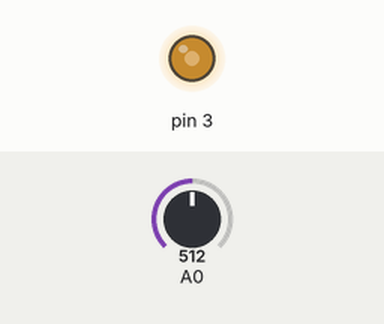
Recording of a sketch running on a simulated Arduino Uno, built with avr-gcc and run on an emulated ATmega328P. Shown: output pins drawn as LEDs (lit = HIGH). The test bench sets the inputs (shaded band); at power-on: A0 = 512.

Above: at 1.2 s.
1.3 s: A0 set to 716
At 2.0 s:
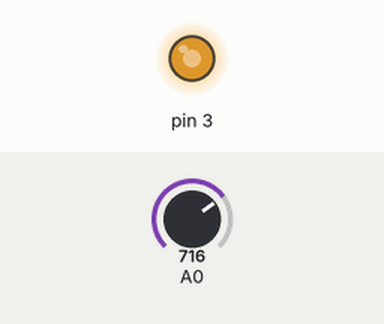
2.8 s: A0 set to 900
At 3.2 s:
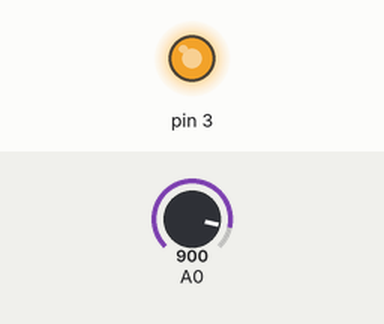
4.3 s: A0 set to 122
At 5.5 s:
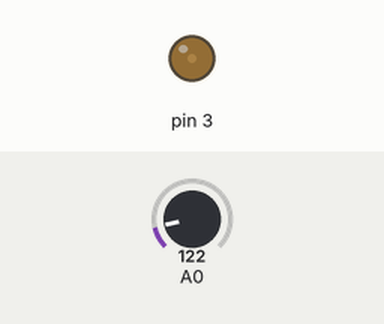
5.8 s: A0 set to 0
At 6.7 s:
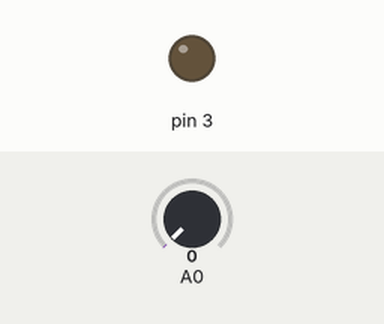
Timing chart, 0 to 8.3 s (numbered marks = the images above; inputs shaded):
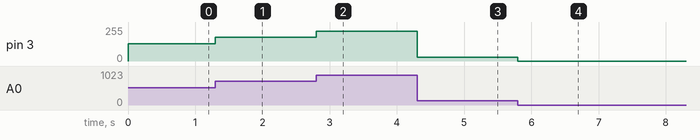

The sketch:

Modulation.ino
```cpp
void setup() {
  pinMode(3,OUTPUT);

}

void loop() {
  int x = analogRead(A0);
  x = x/4;
  analogWrite(3,x);
}
```

Measured:
- after the input at 1.3 s, pin 3: 128/255 → 179/255 at once
- after the input at 2.8 s, pin 3: 179/255 → 225/255 at once
- after the input at 4.3 s, pin 3: 225/255 → 30/255 at once
- after the input at 5.8 s, pin 3: 30/255 → 0/255 at once
